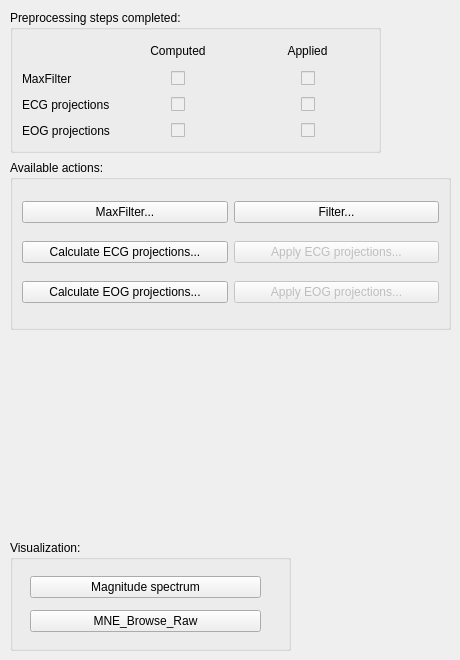
            <widget class="QWidget" name="tabPreprocessing">
             <attribute name="title">
              <string>Preprocessing</string>
             </attribute>
             <widget class="QGroupBox" name="groupBoxAvailablePreprocessing">
              <property name="geometry">
               <rect>
                <x>10</x>
                <y>160</y>
                <width>441</width>
                <height>170</height>
               </rect>
              </property>
              <property name="maximumSize">
               <size>
                <width>16777215</width>
                <height>16777215</height>
               </size>
              </property>
              <property name="title">
               <string>Available actions:</string>
              </property>
              <layout class="QGridLayout" name="gridLayout_3">
               <item row="1" column="0">
                <layout class="QHBoxLayout" name="horizontalLayout">
                 <item>
                  <widget class="QPushButton" name="pushButtonECG">
                   <property name="text">
                    <string>Calculate ECG projections...</string>
                   </property>
                  </widget>
                 </item>
                 <item>
                  <widget class="QPushButton" name="pushButtonApplyECG">
                   <property name="enabled">
                    <bool>false</bool>
                   </property>
                   <property name="text">
                    <string>Apply ECG projections...</string>
                   </property>
                  </widget>
                 </item>
                </layout>
               </item>
               <item row="2" column="0">
                <layout class="QHBoxLayout" name="horizontalLayout_12">
                 <item>
                  <widget class="QPushButton" name="pushButtonEOG">
                   <property name="text">
                    <string>Calculate EOG projections...</string>
                   </property>
                  </widget>
                 </item>
                 <item>
                  <widget class="QPushButton" name="pushButtonApplyEOG">
                   <property name="enabled">
                    <bool>false</bool>
                   </property>
                   <property name="text">
                    <string>Apply EOG projections...</string>
                   </property>
                  </widget>
                 </item>
                </layout>
               </item>
               <item row="0" column="0">
                <layout class="QHBoxLayout" name="horizontalLayout_18">
                 <item>
                  <widget class="QPushButton" name="pushButtonMaxFilter">
                   <property name="text">
                    <string>MaxFilter...</string>
                   </property>
                  </widget>
                 </item>
                 <item>
                  <widget class="QPushButton" name="pushButtonFilter">
                   <property name="text">
                    <string>Filter...</string>
                   </property>
                  </widget>
                 </item>
                </layout>
               </item>
              </layout>
             </widget>
             <widget class="QGroupBox" name="groupBoxPreprocessingCheckBoxes">
              <property name="geometry">
               <rect>
                <x>10</x>
                <y>10</y>
                <width>371</width>
                <height>143</height>
               </rect>
              </property>
              <property name="sizePolicy">
               <sizepolicy hsizetype="MinimumExpanding" vsizetype="Preferred">
                <horstretch>0</horstretch>
                <verstretch>0</verstretch>
               </sizepolicy>
              </property>
              <property name="minimumSize">
               <size>
                <width>60</width>
                <height>0</height>
               </size>
              </property>
              <property name="title">
               <string>Preprocessing steps completed:</string>
              </property>
              <layout class="QVBoxLayout" name="verticalLayout_10">
               <item>
                <layout class="QGridLayout" name="gridLayout_6">
                 <property name="sizeConstraint">
                  <enum>QLayout::SetDefaultConstraint</enum>
                 </property>
                 <item row="0" column="2">
                  <widget class="QLabel" name="labelEOGApplied_2">
                   <property name="text">
                    <string>Applied</string>
                   </property>
                   <property name="alignment">
                    <set>Qt::AlignCenter</set>
                   </property>
                  </widget>
                 </item>
                 <item row="2" column="0">
                  <widget class="QLabel" name="labelECGComputed_2">
                   <property name="text">
                    <string>ECG projections</string>
                   </property>
                  </widget>
                 </item>
                 <item row="3" column="0">
                  <widget class="QLabel" name="labelEOGComputed_2">
                   <property name="text">
                    <string>EOG projections</string>
                   </property>
                  </widget>
                 </item>
                 <item row="0" column="1">
                  <widget class="QLabel" name="labelECGApplied_2">
                   <property name="text">
                    <string>Computed</string>
                   </property>
                   <property name="alignment">
                    <set>Qt::AlignCenter</set>
                   </property>
                  </widget>
                 </item>
                 <item row="1" column="0">
                  <widget class="QLabel" name="labelMaxFilter_2">
                   <property name="text">
                    <string>MaxFilter</string>
                   </property>
                  </widget>
                 </item>
                 <item row="1" column="1">
                  <layout class="QHBoxLayout" name="horizontalLayout_13">
                   <item>
                    <spacer name="horizontalSpacer_5">
                     <property name="orientation">
                      <enum>Qt::Horizontal</enum>
                     </property>
                     <property name="sizeHint" stdset="0">
                      <size>
                       <width>40</width>
                       <height>20</height>
                      </size>
                     </property>
                    </spacer>
                   </item>
                   <item>
                    <widget class="QCheckBox" name="checkBoxMaxFilterComputed">
                     <property name="enabled">
                      <bool>false</bool>
                     </property>
                     <property name="inputMethodHints">
                      <set>Qt::ImhDigitsOnly</set>
                     </property>
                     <property name="text">
                      <string/>
                     </property>
                    </widget>
                   </item>
                   <item>
                    <spacer name="horizontalSpacer_8">
                     <property name="orientation">
                      <enum>Qt::Horizontal</enum>
                     </property>
                     <property name="sizeHint" stdset="0">
                      <size>
                       <width>40</width>
                       <height>20</height>
                      </size>
                     </property>
                    </spacer>
                   </item>
                  </layout>
                 </item>
                 <item row="2" column="2">
                  <layout class="QHBoxLayout" name="horizontalLayout_16">
                   <item>
                    <spacer name="horizontalSpacer_9">
                     <property name="orientation">
                      <enum>Qt::Horizontal</enum>
                     </property>
                     <property name="sizeHint" stdset="0">
                      <size>
                       <width>40</width>
                       <height>20</height>
                      </size>
                     </property>
                    </spacer>
                   </item>
                   <item>
                    <widget class="QCheckBox" name="checkBoxECGApplied">
                     <property name="enabled">
                      <bool>false</bool>
                     </property>
                     <property name="text">
                      <string/>
                     </property>
                    </widget>
                   </item>
                   <item>
                    <spacer name="horizontalSpacer_10">
                     <property name="orientation">
                      <enum>Qt::Horizontal</enum>
                     </property>
                     <property name="sizeHint" stdset="0">
                      <size>
                       <width>40</width>
                       <height>20</height>
                      </size>
                     </property>
                    </spacer>
                   </item>
                  </layout>
                 </item>
                 <item row="2" column="1">
                  <layout class="QHBoxLayout" name="horizontalLayout_17">
                   <item>
                    <spacer name="horizontalSpacer_11">
                     <property name="orientation">
                      <enum>Qt::Horizontal</enum>
                     </property>
                     <property name="sizeHint" stdset="0">
                      <size>
                       <width>40</width>
                       <height>20</height>
                      </size>
                     </property>
                    </spacer>
                   </item>
                   <item>
                    <widget class="QCheckBox" name="checkBoxECGComputed">
                     <property name="enabled">
                      <bool>false</bool>
                     </property>
                     <property name="text">
                      <string/>
                     </property>
                    </widget>
                   </item>
                   <item>
                    <spacer name="horizontalSpacer_12">
                     <property name="orientation">
                      <enum>Qt::Horizontal</enum>
                     </property>
                     <property name="sizeHint" stdset="0">
                      <size>
                       <width>40</width>
                       <height>20</height>
                      </size>
                     </property>
                    </spacer>
                   </item>
                  </layout>
                 </item>
                 <item row="3" column="1">
                  <layout class="QHBoxLayout" name="horizontalLayout_19">
                   <item>
                    <spacer name="horizontalSpacer_15">
                     <property name="orientation">
                      <enum>Qt::Horizontal</enum>
                     </property>
                     <property name="sizeHint" stdset="0">
                      <size>
                       <width>40</width>
                       <height>20</height>
                      </size>
                     </property>
                    </spacer>
                   </item>
                   <item>
                    <widget class="QCheckBox" name="checkBoxEOGComputed">
                     <property name="enabled">
                      <bool>false</bool>
                     </property>
                     <property name="text">
                      <string/>
                     </property>
                    </widget>
                   </item>
                   <item>
                    <spacer name="horizontalSpacer_16">
                     <property name="orientation">
                      <enum>Qt::Horizontal</enum>
                     </property>
                     <property name="sizeHint" stdset="0">
                      <size>
                       <width>40</width>
                       <height>20</height>
                      </size>
                     </property>
                    </spacer>
                   </item>
                  </layout>
                 </item>
                 <item row="3" column="2">
                  <layout class="QHBoxLayout" name="horizontalLayout_20">
                   <item>
                    <spacer name="horizontalSpacer_13">
                     <property name="orientation">
                      <enum>Qt::Horizontal</enum>
                     </property>
                     <property name="sizeHint" stdset="0">
                      <size>
                       <width>40</width>
                       <height>20</height>
                      </size>
                     </property>
                    </spacer>
                   </item>
                   <item>
                    <widget class="QCheckBox" name="checkBoxEOGApplied">
                     <property name="enabled">
                      <bool>false</bool>
                     </property>
                     <property name="text">
                      <string/>
                     </property>
                    </widget>
                   </item>
                   <item>
                    <spacer name="horizontalSpacer_14">
                     <property name="orientation">
                      <enum>Qt::Horizontal</enum>
                     </property>
                     <property name="sizeHint" stdset="0">
                      <size>
                       <width>40</width>
                       <height>20</height>
                      </size>
                     </property>
                    </spacer>
                   </item>
                  </layout>
                 </item>
                 <item row="1" column="2">
                  <layout class="QHBoxLayout" name="horizontalLayout_21">
                   <item>
                    <spacer name="horizontalSpacer_7">
                     <property name="orientation">
                      <enum>Qt::Horizontal</enum>
                     </property>
                     <property name="sizeHint" stdset="0">
                      <size>
                       <width>40</width>
                       <height>20</height>
                      </size>
                     </property>
                    </spacer>
                   </item>
                   <item>
                    <widget class="QCheckBox" name="checkBoxMaxFilterApplied">
                     <property name="enabled">
                      <bool>false</bool>
                     </property>
                     <property name="text">
                      <string/>
                     </property>
                    </widget>
                   </item>
                   <item>
                    <spacer name="horizontalSpacer_17">
                     <property name="orientation">
                      <enum>Qt::Horizontal</enum>
                     </property>
                     <property name="sizeHint" stdset="0">
                      <size>
                       <width>40</width>
                       <height>20</height>
                      </size>
                     </property>
                    </spacer>
                   </item>
                  </layout>
                 </item>
                </layout>
               </item>
              </layout>
             </widget>
             <widget class="QGroupBox" name="groupBoxVisualization_2">
              <property name="geometry">
               <rect>
                <x>10</x>
                <y>540</y>
                <width>281</width>
                <height>111</height>
               </rect>
              </property>
              <property name="title">
               <string>Visualization:</string>
              </property>
              <widget class="QWidget" name="verticalLayoutWidget_2">
               <property name="geometry">
                <rect>
                 <x>20</x>
                 <y>30</y>
                 <width>231</width>
                 <height>70</height>
                </rect>
               </property>
               <layout class="QVBoxLayout" name="verticalLayout">
                <property name="topMargin">
                 <number>0</number>
                </property>
                <item>
                 <widget class="QPushButton" name="pushButtonSpectrum">
                  <property name="text">
                   <string>Magnitude spectrum</string>
                  </property>
                 </widget>
                </item>
                <item>
                 <widget class="QPushButton" name="pushButtonMNE_Browse_Raw_2">
                  <property name="text">
                   <string>MNE_Browse_Raw</string>
                  </property>
                 </widget>
                </item>
               </layout>
              </widget>
             </widget>
            </widget>
